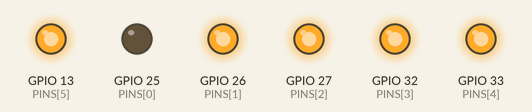
This sketch was run on a simulated ESP32. Shown: output pins drawn as LEDs (lit = HIGH).

Above: at 0.1 s.
At 0.7 s:
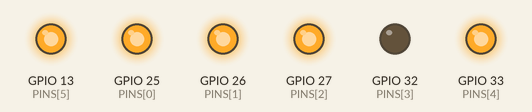
At 1.3 s:
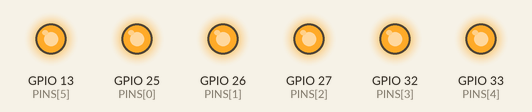
Timing chart, 0 to 2.8 s (numbered marks = the images above):
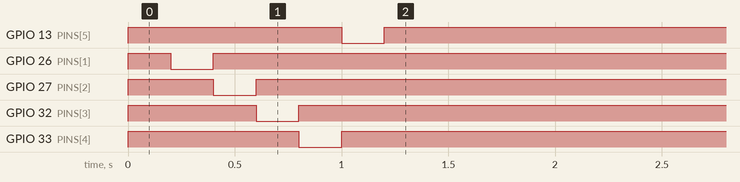

The sketch:

cebra_leds.ino
```cpp
// Two RGB LEDs driven by the laptop over USB serial.
//   LED 1 = where the rat really is
//   LED 2 = where CEBRA thinks it is
//
// Packet from the laptop (9 bytes):  0xAA  seq  r1 g1 b1  r2 g2 b2  checksum
//   checksum = XOR of the 7 bytes from seq to b2
// After a good packet we send seq back, so the laptop can time the round trip.
//
// Builds with PlatformIO (firmware/platformio.ini) or the Arduino IDE,
// on Arduino-ESP32 core 2.x or 3.x (their PWM functions differ, see pwmInit/pwmWrite).

#include <Arduino.h>
#include <esp_arduino_version.h>
#include <math.h>

const bool COMMON_ANODE = true;   // true if your LEDs' shared leg goes to 3V3 instead of GND

// LED 1: R, G, B    LED 2: R, G, B
const int PINS[6] = {25, 26, 27, 32, 33, 13};

const uint32_t BAUD = 115200;
const uint32_t PWM_FREQ = 5000;
const uint8_t PWM_BITS = 8;
const uint32_t TIMEOUT_MS = 1000;  // no data for this long -> LEDs off
const uint8_t HEADER = 0xAA;

uint8_t gammaTable[256];  // makes brightness steps look even to your eye
uint8_t packet[8];        // seq, r1, g1, b1, r2, g2, b2, checksum
int filled = -1;          // -1 = waiting for a header byte
uint32_t lastPacketMs = 0;

void pwmInit(int i) {
#if ESP_ARDUINO_VERSION_MAJOR >= 3
  ledcAttach(PINS[i], PWM_FREQ, PWM_BITS);  // 3.x: PWM is set up by pin
#else
  ledcSetup(i, PWM_FREQ, PWM_BITS);         // 2.x: PWM channel i, then attach the pin
  ledcAttachPin(PINS[i], i);
#endif
}

void pwmWrite(int i, uint8_t duty) {
#if ESP_ARDUINO_VERSION_MAJOR >= 3
  ledcWrite(PINS[i], duty);
#else
  ledcWrite(i, duty);
#endif
}

void setLed(int led, uint8_t r, uint8_t g, uint8_t b) {
  uint8_t c[3] = {r, g, b};
  for (int i = 0; i < 3; i++) {
    uint8_t duty = gammaTable[c[i]];
    if (COMMON_ANODE) duty = 255 - duty;
    pwmWrite(led * 3 + i, duty);
  }
}

void allOff() {
  setLed(0, 0, 0, 0);
  setLed(1, 0, 0, 0);
}

void selfTest() {  // red, green, blue on each LED so you can check the wiring
  for (int led = 0; led < 2; led++) {
    setLed(led, 255, 0, 0); delay(200);
    setLed(led, 0, 255, 0); delay(200);
    setLed(led, 0, 0, 255); delay(200);
    setLed(led, 0, 0, 0);
  }
}

void setup() {
  Serial.begin(BAUD);
  for (int i = 0; i < 256; i++) gammaTable[i] = (uint8_t)(pow(i / 255.0, 2.2) * 255 + 0.5);
  for (int i = 0; i < 6; i++) pwmInit(i);
  allOff();
  selfTest();
}

void loop() {
  while (Serial.available()) {
    uint8_t b = Serial.read();
    if (filled < 0) {  // looking for the start of a packet
      if (b == HEADER) filled = 0;
      continue;
    }
    packet[filled++] = b;
    if (filled < 8) continue;

    filled = -1;
    uint8_t chk = 0;
    for (int i = 0; i < 7; i++) chk ^= packet[i];
    if (chk != packet[7]) continue;  // corrupted: drop it and wait for the next header

    setLed(0, packet[1], packet[2], packet[3]);
    setLed(1, packet[4], packet[5], packet[6]);
    Serial.write(packet[0]);  // ack with seq
    lastPacketMs = millis();
  }

  if (lastPacketMs && millis() - lastPacketMs > TIMEOUT_MS) {
    allOff();
    lastPacketMs = 0;
  }
}
```
